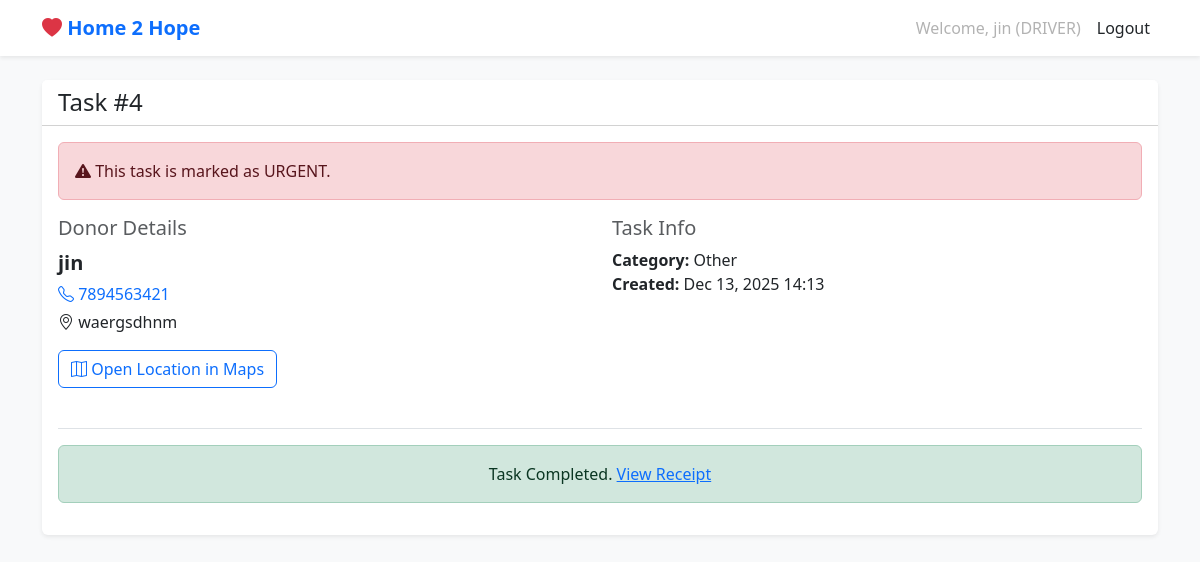
Screenshot of /task/4/ (signed in) with the database file from the repository.
### core/models.py (models this page shows, shortened)
class User(AbstractUser):
    ROLE_ADMIN = 'ADMIN'
    ROLE_DRIVER = 'DRIVER'
    ROLE_CHOICES = [
        (ROLE_ADMIN, 'Admin'),
        (ROLE_DRIVER, 'Driver'),
    ]
    role = models.CharField(max_length=10, choices=ROLE_CHOICES, default=ROLE_DRIVER)
    phone_number = models.CharField(max_length=20, blank=True)

class Task(models.Model):
    STATUS_ASSIGNED = 'ASSIGNED'
    STATUS_IN_PROGRESS = 'IN_PROGRESS'
    STATUS_COMPLETED = 'COMPLETED'
    STATUS_CHOICES = [
        (STATUS_ASSIGNED, 'Assigned'),
        (STATUS_IN_PROGRESS, 'In Progress'),
        (STATUS_COMPLETED, 'Completed'),
    ]
    donor_name = models.CharField(max_length=255)
    address = models.TextField()
    phone_numbers = models.CharField(max_length=255, help_text="Comma-separated phone numbers")
    location_link = models.URLField(max_length=500, help_text="Google Maps Share Link")
    CATEGORY_CHOICES = [
        ('FURNITURE', 'Furniture'),
        ('CLOTHES', 'Clothes'),
        ('ELECTRONICS', 'Electronics'),
        ('FOOD', 'Food'),
        ('BOOKS', 'Books'),
        ('OTHER', 'Other'),
    ]
    category = models.CharField(max_length=50, choices=CATEGORY_CHOICES, default='OTHER')
    is_urgent = models.BooleanField(default=False)
    assigned_to = models.ForeignKey(User, on_delete=models.SET_NULL, null=True, blank=True, related_name='assigned_tasks')
    created_by = models.ForeignKey(User, on_delete=models.CASCADE, related_name='created_tasks')
    status = models.CharField(max_length=20, choices=STATUS_CHOICES, default=STATUS_ASSIGNED)
    created_at = models.DateTimeField(auto_now_add=True)
    updated_at = models.DateTimeField(auto_now=True)
    completed_at = models.DateTimeField(null=True, blank=True)
    visitor_form_filled = models.BooleanField(default=False)
    trust_notice_given = models.BooleanField(default=False)

### core/views.py (the view, shortened to what this page needs)
# urls.py: path('task/<int:pk>/', views.DriverTaskDetailView.as_view(), name='driver_task_detail'),
class DriverTaskDetailView(DriverRequiredMixin, DetailView):
    model = Task
    template_name = 'core/task_detail_driver.html'
    def get_queryset(self):
        return Task.objects.filter(assigned_to=self.request.user)

### core/views.py (called while the page is built)
    def test_func(self):
        return self.request.user.is_authenticated and self.request.user.role == 'DRIVER'

### templates/core/task_detail_driver.html (shortened to what this page needs)
{% extends 'base.html' %}
{% block content %}
<div class="card mb-4">
    <div class="card-header bg-white d-flex justify-content-between align-items-center">
        <h4 class="mb-0">Task #{{ task.id }}</h4>
        <span class="badge bg-{{ task.status|lower }} fs-6">{{ task.get_status_display }}</span>
    </div>
    <div class="card-body">
        {% if task.is_urgent %}
        <div class="alert alert-danger">
            <i class="bi bi-exclamation-triangle-fill"></i> This task is marked as URGENT.
        </div>
        {% endif %}
        <div class="row mb-4">
            <div class="col-md-6">
                <h5 class="text-muted">Donor Details</h5>
                <p class="fs-5 fw-bold mb-1">{{ task.donor_name }}</p>
                <p class="mb-1"><a href="tel:{{ task.phone_numbers }}" class="text-decoration-none"><i
                            class="bi bi-telephone"></i> {{ task.phone_numbers }}</a></p>
                <p class="mb-3"><i class="bi bi-geo-alt"></i> {{ task.address }}</p>
                {% if task.location_link %}
                <a href="{{ task.location_link }}" target="_blank" class="btn btn-outline-primary mb-3">
                    <i class="bi bi-map"></i> Open Location in Maps
                </a>
                {% endif %}
            </div>
            <div class="col-md-6">
                <h5 class="text-muted">Task Info</h5>
                <ul class="list-unstyled">
                    <li><strong>Category:</strong> {{ task.get_category_display }}</li>
                    <li><strong>Created:</strong> {{ task.created_at|date:"M d, Y H:i" }}</li>
                </ul>
            </div>
        </div>
        <div class="border-top pt-3">
            {% if task.status == 'ASSIGNED' %}
            <form method="post" id="startTaskForm">
                {% csrf_token %}
                <input type="hidden" name="action" value="start_task">
                <input type="hidden" name="latitude" id="id_latitude">
                <input type="hidden" name="longitude" id="id_longitude">
                <button type="submit" class="btn btn-primary btn-lg w-100" id="btnStart">
                    <i class="bi bi-play-circle"></i> Start Task
                </button>
                <div id="geoStatus" class="form-text text-center mt-2"></div>
            </form>
            {% elif task.status == 'IN_PROGRESS' %}
            <a href="{% url 'task_complete' task.pk %}" class="btn btn-success btn-lg w-100">
                <i class="bi bi-check-circle"></i> Go to Completion Form
            </a>
            {% elif task.status == 'COMPLETED' %}
            <div class="alert alert-success text-center">
                Task Completed. <a href="{% url 'receipt_view' task.pk %}">View Receipt</a>
            </div>
            {% endif %}
        </div>
    </div>
</div>
{% endblock %}

### templates/base.html (shortened to what this page needs)
<!DOCTYPE html>
<html lang="en">
<head>
    <link href="https://cdn.jsdelivr.net/npm/bootstrap@5.3.2/dist/css/bootstrap.min.css" rel="stylesheet">
    <link rel="stylesheet" href="https://cdn.jsdelivr.net/npm/bootstrap-icons@1.11.1/font/bootstrap-icons.css">
</head>
<body>
    <nav class="navbar navbar-expand-lg navbar-light bg-white shadow-sm mb-4">
        <div class="container">
            <a class="navbar-brand" href="{% url 'dashboard' %}">
                <i class="bi bi-heart-fill text-danger"></i> Home 2 Hope
            </a>
            <div class="collapse navbar-collapse" id="navbarNav">
                <ul class="navbar-nav ms-auto">
                    {% if user.is_authenticated %}
                        <li class="nav-item">
                            <span class="nav-link disabled">Welcome, {{ user.username }} ({{ user.role }})</span>
                        </li>
                        <li class="nav-item">
                            <form action="{% url 'logout' %}" method="post">
                                <button type="submit" class="nav-link btn btn-link text-dark">Logout</button>
                            </form>
                        </li>
                    {% else %}
                        <li class="nav-item">
                            <a class="nav-link" href="{% url 'login' %}">Login</a>
                        </li>
                    {% endif %}
                </ul>
            </div>
        </div>
    </nav>
    <div class="container mb-5">
        {% block content %}{% endblock %}
    </div>
</body>
</html>

### templates/base.html (style rules this page uses)
body { background-color: #f8f9fa; }
.card { box-shadow: 0 0.125rem 0.25rem rgba(0, 0, 0, 0.075); border: none; }
.navbar-brand { font-weight: bold; color: #0d6efd !important; }

### rows the page displays
User: username "jin", role "DRIVER"
Task: id "4", donor_name "jin", phone_numbers "7894563421", address "waergsdhnm", category "Other", created_at "Dec 13, 2025 14:13"
